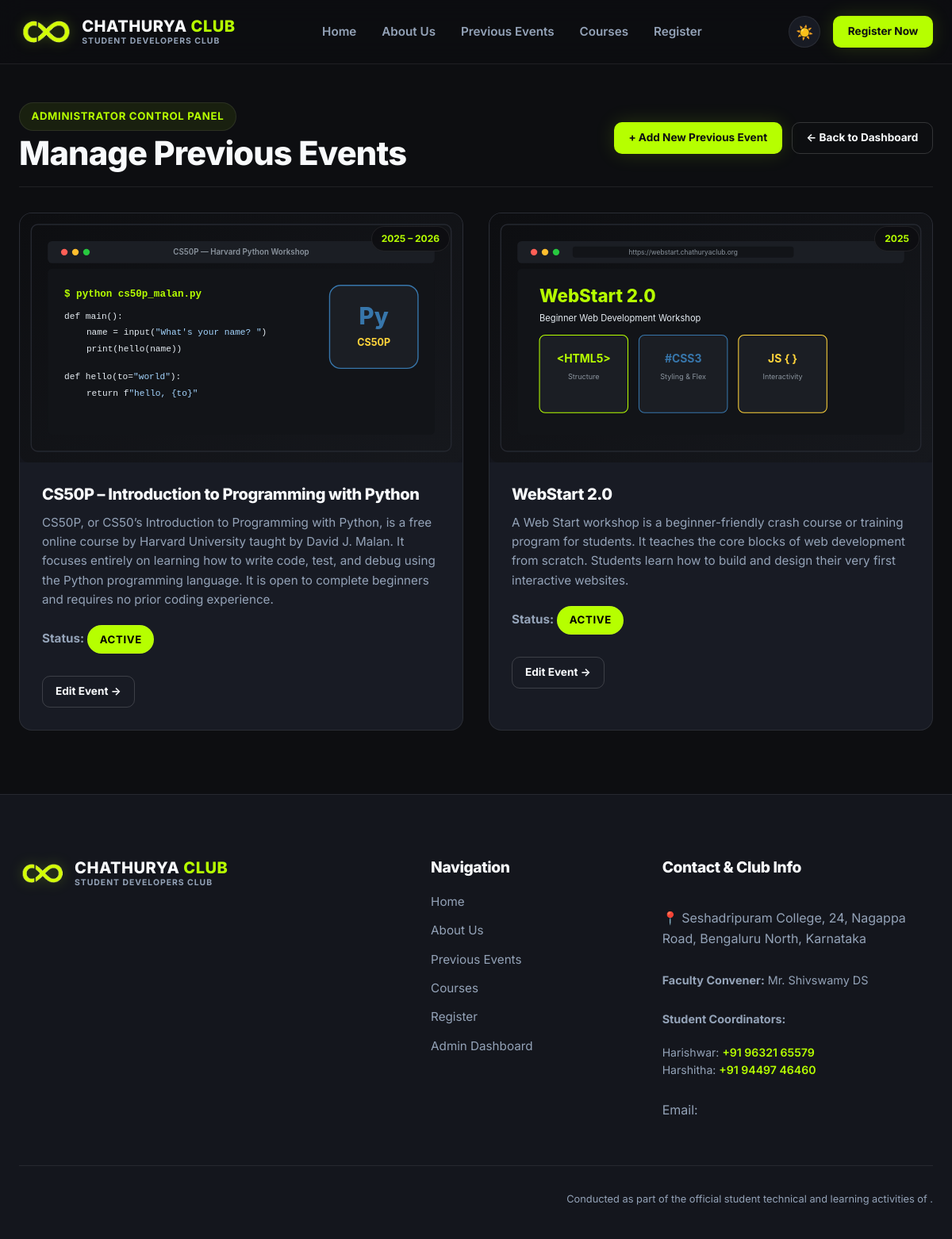
The page /custom-admin/events/ (signed in) on the database its author committed.
### workshop/models.py (models this page shows, shortened)
class PreviousEvent(models.Model):
    title = models.CharField(max_length=200)
    description = models.TextField()
    image = models.ImageField(upload_to='events/', blank=True, null=True)
    image_path = models.CharField(max_length=255, blank=True, null=True, help_text="Fallback static image path e.g. images/cs50p.svg")
    date_str = models.CharField(max_length=100, default='2025 – 2026')
    year = models.CharField(max_length=20, default='2026')
    is_active = models.BooleanField(default=True)
    display_order = models.IntegerField(default=0)
    created_at = models.DateTimeField(auto_now_add=True)
    updated_at = models.DateTimeField(auto_now=True)
    class Meta:
        ordering = ['display_order', '-created_at']

### workshop/views.py (the view)
# urls.py: path('custom-admin/events/', views.admin_events_list_view, name='admin_events_list'),
@user_passes_test(is_staff_user, login_url='admin_login')
def admin_events_list_view(request):
    events = PreviousEvent.objects.all()
    return render(request, 'workshop/dashboard/events_list.html', {'events': events})

### workshop/views.py (called while the page is built)
def is_staff_user(user):
    return user.is_authenticated and user.is_staff

### workshop/templates/workshop/dashboard/events_list.html (shortened to what this page needs)
{% extends 'workshop/base.html' %}
{% load static %}
{% block content %}
<section class="detail-section" style="padding-top: 3rem; padding-bottom: 5rem;">
  <div class="container">
    <div style="display: flex; justify-content: space-between; align-items: center; flex-wrap: wrap; gap: 1rem; margin-bottom: 2rem; border-bottom: 1px solid var(--border-subtle); padding-bottom: 1rem;">
      <div>
        <div class="badge" style="margin-bottom: 0.25rem;">Administrator Control Panel</div>
        <h2>Manage Previous Events</h2>
      </div>
      <div style="display: flex; gap: 0.75rem;">
        <a href="{% url 'admin_event_add' %}" class="btn btn-primary btn-sm">+ Add New Previous Event</a>
        <a href="{% url 'admin_dashboard' %}" class="btn btn-secondary btn-sm">← Back to Dashboard</a>
      </div>
    </div>
    <div class="events-grid" style="grid-template-columns: repeat(auto-fit, minmax(320px, 1fr));">
      {% for event in events %}
        <article class="event-card">
          <div class="event-img-wrapper">
            {% if event.image %}
              <img src="{{ event.image.url }}" alt="{{ event.title }}">
            {% elif event.image_path %}
              <img src="{% static event.image_path %}" alt="{{ event.title }}">
            {% else %}
              <img src="{% static 'images/event-1.svg' %}" alt="{{ event.title }}">
            {% endif %}
            <span class="event-date-badge">{{ event.date_str }}</span>
          </div>
          <div class="event-body">
            <h3>{{ event.title }}</h3>
            <p>{{ event.description }}</p>
            <p style="margin-top: 0.5rem;"><strong>Status:</strong> {% if event.is_active %}<span class="badge" style="background: var(--accent); color: #000;">Active</span>{% else %}<span class="badge" style="background: #ff5f56; color: #fff;">Disabled</span>{% endif %}</p>
            <div style="margin-top: 1rem;">
              <a href="{% url 'admin_event_edit' event_id=event.id %}" class="btn btn-secondary btn-sm" style="padding: 0.5rem 1rem;">Edit Event →</a>
            </div>
          </div>
        </article>
      {% empty %}
        <p style="color: var(--text-secondary); text-align: center;">No previous events configured.</p>
      {% endfor %}
    </div>
  </div>
</section>
{% endblock %}

### static/css/style.css (style rules this page uses)
:root { --bg-primary: #0d0e11; --bg-secondary: #14161d; --bg-card: #181b24; --bg-card-hover: #1f2330; --bg-input: #12141a; --bg-navbar: rgba(13, 14, 17, 0.85); --accent: #b6ff00; --accent-hover: #a2e600; --accent-glow: rgba(182, 255, 0, 0.2); --accent-text: #0d0e11; --text-primary: #f8fafc; --text-secondary: #94a3b8; --text-muted: #64748b; --border-subtle: rgba(255, 255, 255, 0.08); --border-medium: rgba(255, 255, 255, 0.16); --border-focus: #b6ff00; --error: #ef4444; --error-bg: rgba(239, 68, 68, 0.1); --success: #b6ff00; --font-family: 'Inter', system-ui, -apple-system, BlinkMacSystemFont, 'Segoe UI', Roboto, Oxygen, Ubuntu, Cantarell, sans-serif; --radius-sm: 6px; --radius-md: 10px; --radius-lg: 16px; --radius-pill: 9999px; --shadow-sm: 0 4px 6px -1px rgba(0, 0, 0, 0.3); --shadow-md: 0 10px 15px -3px rgba(0, 0, 0, 0.4); --shadow-lg: 0 20px 25px -5px rgba(0, 0, 0, 0.5); --shadow-accent: 0 0 25px rgba(182, 255, 0, 0.15); --transition-fast: 0.15s ease; --transition-normal: 0.25s ease; --transition-slow: 0.4s cubic-bezier(0.16, 1, 0.3, 1); }
*, *::before, *::after { box-sizing: border-box; margin: 0; padding: 0; }
html { font-family: var(--font-family); font-size: 16px; scroll-behavior: smooth; background-color: var(--bg-primary); color: var(--text-primary); -webkit-font-smoothing: antialiased; -moz-osx-font-smoothing: grayscale; }
body { min-height: 100vh; display: flex; flex-direction: column; line-height: 1.6; overflow-x: hidden; background-color: var(--bg-primary); color: var(--text-primary); transition: background-color var(--transition-normal), color var(--transition-normal); }
img, svg { max-width: 100%; height: auto; display: block; }
a { color: inherit; text-decoration: none; transition: color var(--transition-fast); }
h1, h2, h3, h4, h5, h6 { font-weight: 800; line-height: 1.2; letter-spacing: -0.02em; color: var(--text-primary); }
h2 { font-size: clamp(1.8rem, 3.5vw, 2.6rem); }
h3 { font-size: clamp(1.3rem, 2.5vw, 1.8rem); }
p { color: var(--text-secondary); font-size: 1rem; }
.badge { display: inline-flex; align-items: center; gap: 0.5rem; padding: 0.4rem 0.9rem; border-radius: var(--radius-pill); font-size: 0.825rem; font-weight: 700; letter-spacing: 0.05em; text-transform: uppercase; background-color: rgba(182, 255, 0, 0.08); color: var(--accent); border: 1px solid var(--border-subtle); width: fit-content; }
.container { width: 100%; max-width: 1200px; margin: 0 auto; padding: 0 1.5rem; }
.btn { display: inline-flex; align-items: center; justify-content: center; gap: 0.6rem; padding: 0.85rem 1.8rem; border-radius: var(--radius-md); font-size: 0.95rem; font-weight: 700; cursor: pointer; border: 1px solid transparent; transition: all var(--transition-normal); text-decoration: none; white-space: nowrap; }
.btn-primary { background-color: var(--accent); color: var(--accent-text); box-shadow: var(--shadow-accent); }
.btn-secondary { background-color: transparent; color: var(--text-primary); border-color: var(--border-medium); }
.btn-sm { padding: 0.5rem 1.1rem; font-size: 0.85rem; }
.events-grid { display: grid; grid-template-columns: repeat(3, 1fr); gap: 2rem; }
.event-card { background-color: var(--bg-card); border: 1px solid var(--border-subtle); border-radius: var(--radius-lg); overflow: hidden; display: flex; flex-direction: column; transition: all var(--transition-normal); }
.event-img-wrapper { position: relative; overflow: hidden; aspect-ratio: 16 / 9; background-color: var(--bg-secondary); }
.event-img-wrapper img { width: 100%; height: 100%; object-fit: cover; transition: transform var(--transition-slow); }
.event-date-badge { position: absolute; top: 1rem; right: 1rem; background-color: rgba(13, 14, 17, 0.85); backdrop-filter: blur(8px); color: var(--accent); padding: 0.35rem 0.75rem; border-radius: var(--radius-pill); font-size: 0.75rem; font-weight: 700; border: 1px solid var(--border-subtle); }
.event-body { padding: 1.75rem; display: flex; flex-direction: column; flex-grow: 1; gap: 0.75rem; }
.event-body h3 { font-size: 1.25rem; }
.event-body p { font-size: 0.95rem; line-height: 1.6; }

### rows shown on the page
PreviousEvent: image_path (picture), date_str "2025 – 2026", title "CS50P – Introduction to Programming with Python", description "CS50P, or CS50’s Introduction to Programming with Python, is a free online course by Harvard University taught by David J. Malan. It focuses entirely on learning how to write code, test, and debug using the Python programming language. It is open to complete beginners and requires no prior coding experience.", is_active "ACTIVE"
PreviousEvent: image_path (picture), date_str "2025", title "WebStart 2.0", description "A Web Start workshop is a beginner-friendly crash course or training program for students. It teaches the core blocks of web development from scratch. Students learn how to build and design their very first interactive websites.", is_active "ACTIVE"
